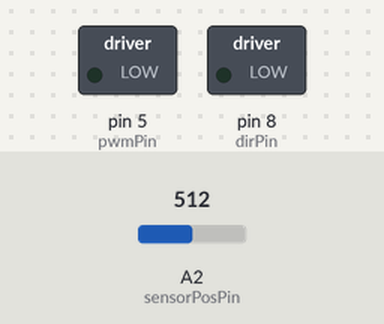
Bench run of a sketch on a simulated Arduino Uno, built with avr-gcc and run on an emulated ATmega328P. On the bench: switched loads named in the sketch (green lamp = pin HIGH). Inputs (shaded band) come from the test bench; at power-on: A2 (sensorPosPin) = 512. What the sketch prints to the serial monitor is not drawn.

Above: at 1.4 s.
1.5 s: A2 (sensorPosPin) set to 330
At 2.0 s:
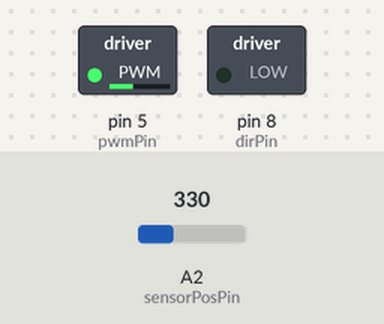
4.5 s: A2 (sensorPosPin) set to 225
At 5.01 s:
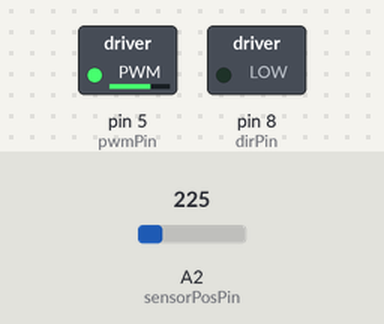
7.5 s: A2 (sensorPosPin) set to 306
10.5 s: A2 (sensorPosPin) set to 0
At 10.97 s:
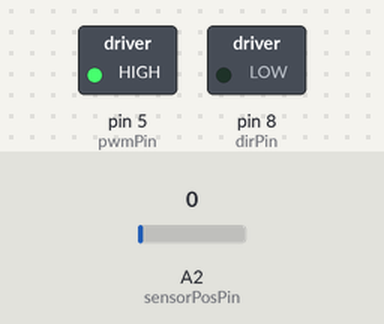
Timing chart, 0 to 14.5 s (numbered marks = the images above; inputs shaded):
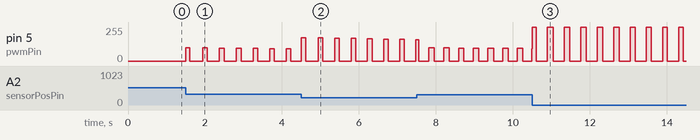

The sketch:

ME327_Final.ino
```cpp
//--------------------------------------------------------------------------
// Code to test basic Hapkit functionality (sensing and force output)
// Code updated by Cara Nunez 4.17.19
//--------------------------------------------------------------------------
// Parameters that define what environment to render
// #define ENABLE_VIRTUAL_WALL
// #define ENABLE_LINEAR_DAMPING
//#define ENABLE_NONLINEAR_FRICTION
//#define ENABLE_HARD_SURFACE
// #define ENABLE_BUMP_VALLEY
//#define ENABLE_TEXTURE
# define ENABLE_SPRING_DAMPING_Assignment5

// Includes
#include <math.h>

// Pin declares
int pwmPin = 5; // PWM output pin for motor 1
int dirPin = 8; // direction output pin for motor 1
int sensorPosPin = A2; // input pin for MR sensor
int fsrPin = A3; // input pin for FSR sensor

// Position tracking variables
int updatedPos = 0;     // keeps track of the latest updated value of the MR sensor reading
int rawPos = 0;         // current raw reading from MR sensor
int lastRawPos = 0;     // last raw reading from MR sensor
int lastLastRawPos = 0; // last last raw reading from MR sensor
int flipNumber = 0;     // keeps track of the number of flips over the 180deg mark
int tempOffset = 0;
int rawDiff = 0;
int lastRawDiff = 0;
int rawOffset = 0;
int lastRawOffset = 0;
const int flipThresh = 700;  // threshold to determine whether or not a flip over the 180 degree mark occurred
boolean flipped = false;

// Kinematics variables
double xh = 0;           // position of the handle [m]
double theta_s = 0;      // Angle of the sector pulley in deg
double xh_prev;          // Distance of the handle at previous time step
double xh_prev2;
double dxh;              // Velocity of the handle
double dxh_prev;
double dxh_prev2;
double dxh_filt;         // Filtered velocity of the handle
double dxh_filt_prev;
double dxh_filt_prev2;

// Force output variables
double force = 0;           // force at the handle
double Tp = 0;              // torque of the motor pulley
double duty = 0;            // duty cylce (between 0 and 255)
unsigned int output = 0;    // output command to the motor

// Assignment5 Problem2 Additional Variables
double mass = 2;
double b = 1;
double kspring = 300;
double kuser = 1000;
double xmass = 0.005;

double dxmass = 0;      // Velocity of the mass
double dxmass_prev = 0;
double force_mass = 0;
double acc_mass = 0;


// definition for final project
double resolution = 0.02;
// world height and width
unsigned world_height = 400;
unsigned world_width = 600;
int array2D[8][12];


// world location using x, y; same as processing
double world_x = 580;
double world_y = 220;
double world_theta = 1.57; //pi/2
int * map_ptr;
int map_ij[2];
double world_xy[2];
double stir_angle = 0; //stirring wheel angle, to change world_theta
double stirring_ratio = 0.2; // TOTUNE
bool collide = false;
unsigned ep = 10;
double carSpeed = 10;


// --------------------------------------------------------------
// Setup function -- NO NEED TO EDIT
// --------------------------------------------------------------
void setup()
{
  // Set up serial communication
  Serial.begin(115200);

  // Set PWM frequency
  setPwmFrequency(pwmPin, 1);
  // Input pins
  pinMode(sensorPosPin, INPUT); // set MR sensor pin to be an input
  pinMode(fsrPin, INPUT);       // set FSR sensor pin to be an input

  // Output pins
  pinMode(pwmPin, OUTPUT);  // PWM pin for motor A
  pinMode(dirPin, OUTPUT);  // dir pin for motor A

  // Initialize motor
  analogWrite(pwmPin, 0);     // set to not be spinning (0/255)
  digitalWrite(dirPin, LOW);  // set direction
  // Initialize position valiables
  lastLastRawPos = analogRead(sensorPosPin);
  lastRawPos = analogRead(sensorPosPin);
  // build the maize
  build_maize(resolution, world_height, world_width);
  // car location initialize
  world_xy[0] = world_x;
  world_xy[1] = world_y;
  map_ptr = world2map(resolution, world_xy);
  map_ij[0] = map_ptr[0];
  map_ij[1] = map_ptr[1];
  //int * world_ptr = map2world(resolution, map_ij);
  Serial.println("end of setup");
  Serial.println(map_ij[0]);
  Serial.println(map_ij[1]);
}


// --------------------------------------------------------------
// Main Loop
// --------------------------------------------------------------
void loop()
{

  //*************************************************************
  //*** Section 1. Compute position in counts (do not change) ***
  //*************************************************************
  // Get voltage output by MR sensor
  rawPos = analogRead(sensorPosPin);  //current raw position from MR sensor
  // Calculate differences between subsequent MR sensor readings
  rawDiff = rawPos - lastRawPos;          //difference btwn current raw position and last raw position
  lastRawDiff = rawPos - lastLastRawPos;  //difference btwn current raw position and last last raw position
  rawOffset = abs(rawDiff);
  lastRawOffset = abs(lastRawDiff);
  // Update position record-keeping vairables
  lastLastRawPos = lastRawPos;
  lastRawPos = rawPos;

  // Keep track of flips over 180 degrees
  if ((lastRawOffset > flipThresh) && (!flipped)) { // enter this anytime the last offset is greater than the flip threshold AND it has not just flipped
    if (lastRawDiff > 0) {       // check to see which direction the drive wheel was turning
      flipNumber--;              // cw rotation
    } else {                     // if(rawDiff < 0)
      flipNumber++;              // ccw rotation
    }
    if (rawOffset > flipThresh) { // check to see if the data was good and the most current offset is above the threshold
      updatedPos = rawPos + flipNumber * rawOffset; // update the pos value to account for flips over 180deg using the most current offset
      tempOffset = rawOffset;
    } else {                     // in this case there was a blip in the data and we want to use lastactualOffset instead
      updatedPos = rawPos + flipNumber * lastRawOffset; // update the pos value to account for any flips over 180deg using the LAST offset
      tempOffset = lastRawOffset;
    }
    flipped = true;            // set boolean so that the next time through the loop won't trigger a flip
  } else {                        // anytime no flip has occurred
    updatedPos = rawPos + flipNumber * tempOffset; // need to update pos based on what most recent offset is
    flipped = false;
  }

  //*************************************************************
  //*** Section 2. Compute position in meters *******************
  //*************************************************************

  // ADD YOUR CODE HERE (Use your code from Problems 1 and 2)
  // Define kinematic parameters you may need
  //double rh = ?;   //[m]
  double rh = 0.09;   //[m]
  // Step B.1: print updatedPos via serial monitor
  // Serial.println(updatedPos);
  // Step B.6: double ts = ?; // Compute the angle of the sector pulley (ts) in degrees based on updatedPos
  double ts = updatedPos * (-0.01169) + 7.53957;
  // Step B.7: xh = ?;       // Compute the position of the handle (in meters) based on ts (in radians)
  xh = rh * ts / 180 * 3.1415926;
  // Step B.8: print xh via serial monitor
  // Serial.println(xh,5);
  // Calculate velocity with loop time estimation
  dxh = (double)(xh - xh_prev) / 0.001;

  // Calculate the filtered velocity of the handle using an infinite impulse response filter
  dxh_filt = .7 * dxh + .3 * dxh_prev; // having more filtering

  // Record the position and velocity
  xh_prev2 = xh_prev;
  xh_prev = xh;

  dxh_prev2 = dxh_prev;
  dxh_prev = dxh;

  dxh_filt_prev2 = dxh_filt_prev;
  dxh_filt_prev = dxh_filt;

  // final project codes
  // calibration
  stir_angle = updatedPos * (-0.01324) - 1.857; // TOTUNE
  map_ptr = world2map(resolution, world_xy);
  map_ij[0] = map_ptr[0];
  map_ij[1] = map_ptr[1];

  // change of location and direction
  world_theta = stir_angle * stirring_ratio + world_theta;
  double x_temp = world_x + carSpeed * cos(world_theta);
  double y_temp = world_y + carSpeed * sin(world_theta);
  Serial.println("check collision");
  //check if collides
  collide = collasion(x_temp, y_temp , world_theta, resolution, ep);

  if (!collide) {
    world_x = x_temp;
    world_y = y_temp;
  } // if collide, x, y won't change


  //*************************************************************
  //*** Section 3. Assign a motor output force in Newtons *******
  //*************************************************************
  //*************************************************************
  //******************* Rendering Algorithms ********************
  //*************************************************************

#ifdef ENABLE_VIRTUAL_WALL
  if (xh > 0.005) { // if penetrating wall
    force = -800 * (xh - 0.005); // max stiffness set as 800
  }
  else {
    force = 0;
  }
#endif


#ifdef ENABLE_SPRING_DAMPING_Assignment5
  force = - kuser * (max(0, xh - xmass)); // force output for hapkit
  force_mass = kuser * max(0, xh - xmass) + kspring * (0.005 - xmass) - b * dxmass;
  acc_mass = force_mass / mass;
  dxmass = dxmass + 0.001 * acc_mass; // Calculate velocity with loop time estimation
  xmass = xmass + 0.5 * (dxmass + dxmass_prev) * 0.001; // Calculate position with loop time estimation
  dxmass_prev = dxmass; // store the velocity
#endif

#ifdef ENABLE_LINEAR_DAMPING
  force = 10 * dxh_filt; // set damping coefficient as 10.
  //Serial.println(force);
#endif


  // ADD YOUR CODE HERE (Use ypur code from Problems 1 and 2)
  // Define kinematic parameters you may need
  //double rp = ?;   //[m]
  //double rs = ?;   //[m]
  // Step C.1: force = ?; // You can  generate a force by assigning this to a constant number (in Newtons) or use a haptic rendering / virtual environment
  // Step C.2: Tp = ?;    // Compute the require motor pulley torque (Tp) to generate that force using kinematics

  double rp = 0.00476;
  double rs = 0.073;

  double Tp = rh * rp / rs * force;

  //*************************************************************
  //*** Section 4. Force output (do not change) *****************
  //*************************************************************

  // Determine correct direction for motor torque
  if (force > 0) {
    digitalWrite(dirPin, HIGH);
  } else {
    digitalWrite(dirPin, LOW);
  }

  // Compute the duty cycle required to generate Tp (torque at the motor pulley)
  duty = sqrt(abs(Tp) / 0.03);

  // Make sure the duty cycle is between 0 and 100%
  if (duty > 1) {
    duty = 1;
  } else if (duty < 0) {
    duty = 0;
  }
  output = (int)(duty * 255);  // convert duty cycle to output signal
  analogWrite(pwmPin, output); // output the signal
}

// When calling://TO BE CHANGED
//int **maize;
//array = new int *[10];
//for(int i = 0; i <10; i++)
//   array[i] = new int[10];
//processArr(array);


// --------------------------------------------------------------
// Function to set PWM Freq -- DO NOT EDIT
// --------------------------------------------------------------
void setPwmFrequency(int pin, int divisor) {
  byte mode;
  if (pin == 5 || pin == 6 || pin == 9 || pin == 10) {
    switch (divisor) {
      case 1: mode = 0x01; break;
      case 8: mode = 0x02; break;
      case 64: mode = 0x03; break;
      case 256: mode = 0x04; break;
      case 1024: mode = 0x05; break;
      default: return;
    }
    if (pin == 5 || pin == 6) {
      TCCR0B = TCCR0B & 0b11111000 | mode;
    } else {
      TCCR1B = TCCR1B & 0b11111000 | mode;
    }
  } else if (pin == 3 || pin == 11) {
    switch (divisor) {
      case 1: mode = 0x01; break;
      case 8: mode = 0x02; break;
      case 32: mode = 0x03; break;
      case 64: mode = 0x04; break;
      case 128: mode = 0x05; break;
      case 256: mode = 0x06; break;
      case 1024: mode = 0x7; break;
      default: return;
    }
    TCCR2B = TCCR2B & 0b11111000 | mode;
  }
}
// --------------------------------------------------------------
// Function fo map2world and world2map: the world is processing pos, the map is maize, resolution = 2 default.
// (maize matrix is larger than world, to be more accurate)
// --------------------------------------------------------------


double * map2world(double resolution, int * map_ij) {
  static double xy[2];
  xy[0] = map_ij[1] / resolution;
  xy[1] = map_ij[0] / resolution;
  return xy;
}

int * world2map(double resolution, double * world_xy) {
  static int ij[2];
  ij[0] = int(round(world_xy[1] * resolution));
  ij[1] = int(round(world_xy[0] * resolution));
  return ij;
}

bool collasion(double x, double y, double world_theta, double resolution, unsigned ep) {
  double xy[2] = {x, y};
  int * ij_ptr = world2map(resolution, xy);
  int i = ij_ptr[0];
  int j = ij_ptr[1];
  if (array2D[i + ep][j] == 1 || array2D[i - ep][j] == 1 || array2D[i][j - ep] == 1 || array2D[i][j + ep] == 1) {
    return true;
  } else {
    int newep = int(ceil(ep / 1.414));
    if (array2D[i + newep][j + newep] == 1 || array2D[i + newep][j - newep] == 1 || array2D[i - newep][j - newep] == 1 || array2D[i - newep][j + newep] == 1) {
      return true;
    }
  }
  return false;
}

void build_maize(double resolution, unsigned height, unsigned width) { // maize size is height * width
  Serial.println("maze dim");
  Serial.println(height);
  Serial.println(width);
  int maize_height = height * resolution;
  int maize_width = width * resolution;

  Serial.println(maize_height);
  Serial.println(maize_width);
  // Serial.println(maize_width);
  for (int h = 0; h < maize_height; h++) {
    for (int w = 0; w < maize_width; w++) {
      // fill in some initial values
      // (filling in zeros would be more logic, but this is just for the example)
      // array2D[h][w] = 0;
      Serial.println("h and w");
      Serial.print(h);
      Serial.print(" ");
      Serial.print(w);
      Serial.println(" ");
      if (h >= 0 && h <= 5 * resolution) {
        if (w >= 0 && w <= 600 * resolution) {
          Serial.println("first condition");
          array2D[h][w] = 1;
        }
      }

      else if (h > 5 * resolution && h <= 75 * resolution) {
        if ((w >= 0 && w <= 5 * resolution) || (w >= 595 * resolution && w <= 600 * resolution)) {
          Serial.println("second condition");
          array2D[h][w] = 1;
        }
      }

      else if (h > 75 * resolution && h <= 195 * resolution) {
        if ((w >= 0 && w <= 5 * resolution) || (w >= 595 * resolution && w <= 600 * resolution) || (w >= 75 * resolution && w <= 260 * resolution) || (w >= 390 * resolution || w <= 525 * resolution)) {
          Serial.println("third condition");
          array2D[h][w] = 1;
        }
      }

      else if (h > 195 * resolution && h <= 235 * resolution) {
        Serial.println("fourth condition");
        if ((w >= 0 && w <= 5 * resolution) || (w >= 595 * resolution && w <= 600 * resolution) || (w >= 75 * resolution && w <= 220 * resolution) || (w >= 380 * resolution && w <= 525 * resolution)) {
          array2D[h][w] = 1;
        }
        if ((w >= 220 * resolution && w <= 260 * resolution) && ((sq(h - 195 * resolution) + sq(w - 220 * resolution) <= sq(40 * resolution)))) {
          array2D[h][w] = 1;
        }
        if ((w >= 340 * resolution && w <= 380 * resolution) && ((sq(h - 195 * resolution) + sq(w - 380 * resolution) <= sq(40 * resolution)))) {
          array2D[h][w] = 1;
        }
      }

      else if (h > 235 * resolution && h <= 260 * resolution) {
        Serial.println("fourth condition");
        if ((w >= 0 && w <= 5 * resolution) || (w >= 595 * resolution && w <= 600 * resolution)) {
          array2D[h][w] = 1;
        }
      }

      else if (h > 260 * resolution && h <= 310 * resolution) {
        Serial.println("fifth condition");
        if ((w >= 0 && w <= 5 * resolution) || (w >= 595 * resolution && w <= 600 * resolution)) {
          array2D[h][w] = 1;
        }
        if (sq(h - 285 * resolution) + sq(w - 300 * resolution) <= sq(25 * resolution)) {
          array2D[h][w] = 1;
        }
      }
//        else {
//        if (sq(h - 285 * resolution) + sq(w - 300 * resolution) >= sq(50 * resolution)) {
//          array2D[h][w] = 1;
//        }
//      }
    }
  }
}
```

Measured:
- after the input at 1.5 s, pin 5 (pwmPin): ramps from 0/255 to 99/255 and jumps back, once every 0.44 s
